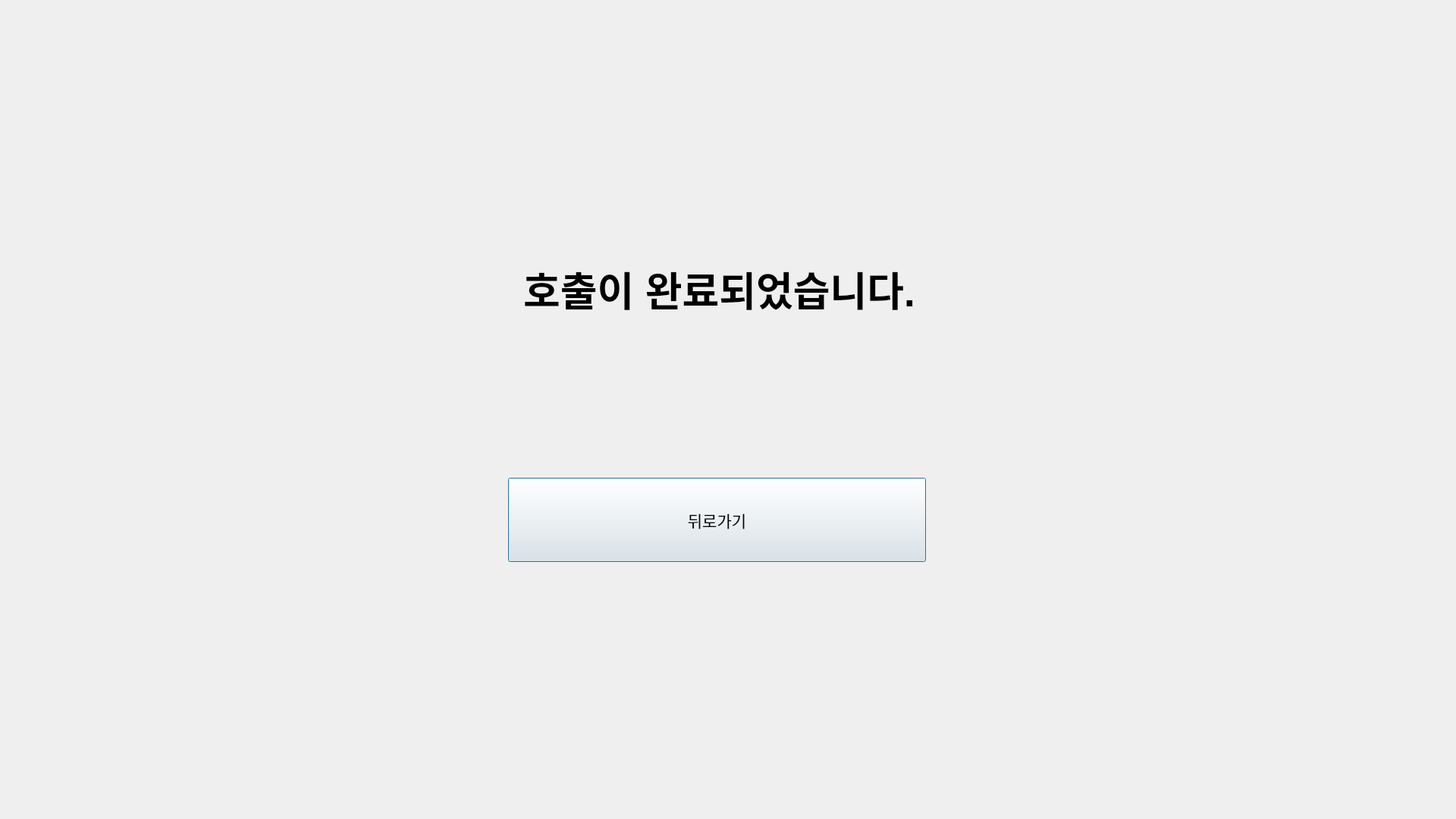
<?xml version="1.0" encoding="UTF-8"?>
<ui version="4.0">
 <class>Dialog</class>
 <widget class="QDialog" name="Dialog">
  <property name="geometry">
   <rect>
    <x>0</x>
    <y>0</y>
    <width>1920</width>
    <height>1080</height>
   </rect>
  </property>
  <property name="windowTitle">
   <string>Move to original position</string>
  </property>
  <widget class="QLabel" name="label">
   <property name="geometry">
    <rect>
     <x>690</x>
     <y>210</y>
     <width>591</width>
     <height>341</height>
    </rect>
   </property>
   <property name="font">
    <font>
     <pointsize>40</pointsize>
     <weight>75</weight>
     <bold>true</bold>
    </font>
   </property>
   <property name="text">
    <string>호출이 완료되었습니다.</string>
   </property>
  </widget>
  <widget class="QPushButton" name="button">
   <property name="geometry">
    <rect>
     <x>670</x>
     <y>630</y>
     <width>551</width>
     <height>111</height>
    </rect>
   </property>
   <property name="font">
    <font>
     <pointsize>16</pointsize>
    </font>
   </property>
   <property name="text">
    <string>뒤로가기</string>
   </property>
  </widget>
 </widget>
 <resources/>
 <connections/>
</ui>
